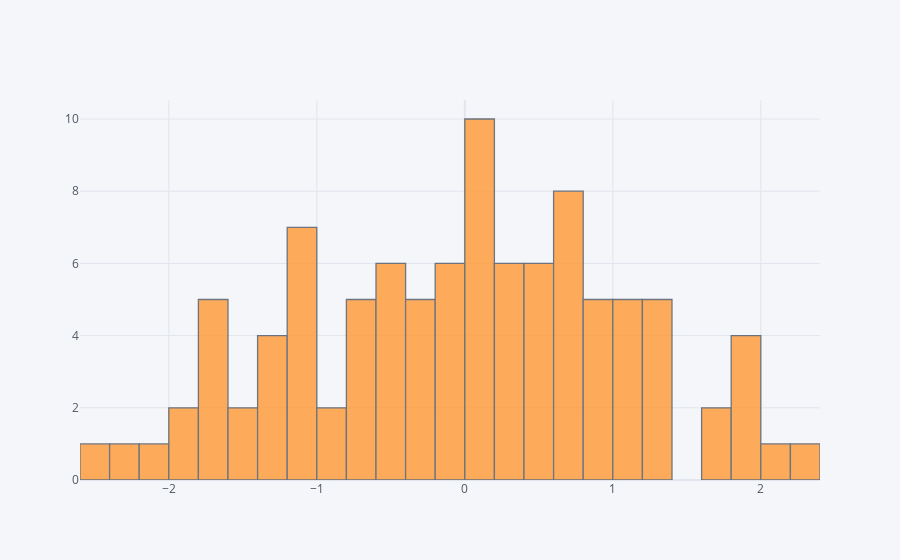

Notebook code for this chart:
### Markdown cell above
## histogram

### Code cell
df['A'].iplot(kind='hist',bins=25)

### Figure 1 — Plotly figure (JSON) as saved in the notebook; plotly's stock layout.template omitted (floating-point values rounded to 4 significant figures)
{"data": [{"histfunc": "count", "histnorm": "", "marker": {"color": "rgba(255, 153, 51, 1.0)", "line": {"color": "#4D5663", "width": 1.3}}, "name": "A", "nbinsx": 25, "opacity": 0.8, "orientation": "v", "type": "histogram", "x": [0.106, 0.2075, -1.039, -0.6837, 0.3712, 1.823, -2.262, -1.897, 1.229, -0.3574, -1.738, 0.5197, -0.06789, -0.4019, -0.4337, -1.166, 1.191, 0.4389, 0.03078, 1.936, -0.3708, -0.2292, 0.5689, -1.706, 0.07571, 0.9264, 2.11, 0.07057, -1.374, 0.9831, -0.612, 0.1567, -0.01845, -1.411, -1.084, 0.1501, 0.1562, 0.6716, -2.583, -0.9396, 0.3033, -0.0177, 0.9946, -2.048, 0.3553, 0.7309, -0.01891, 0.5259, -0.7578, 0.02127, 0.6076, -0.5912, 0.6267, 2.26, -0.4096, -1.1, -1.724, 0.6186, 1.216, 0.5127, 1.147, 0.07781, 0.3581, 1.101, -0.8162, 1.621, 0.05009, 0.9337, -1.924, 0.8298, -0.319, -1.629, 0.7937, -1.141, 1.032, 1.628, 1.883, -1.311, -0.6231, -0.1515, 0.4884, -1.245, -1.759, 0.3293, 0.7329, 1.948, 0.6653, -0.6798, -1.46, -0.5061, 1.326, 1.282, -0.03847, -1.06, 1.097, -1.061, -0.5626, 1.376, -0.3002, -1.297]}], "layout": {"barmode": "overlay", "legend": {"bgcolor": "#F5F6F9", "font": {"color": "#4D5663"}}, "paper_bgcolor": "#F5F6F9", "plot_bgcolor": "#F5F6F9", "title": {"font": {"color": "#4D5663"}}, "xaxis": {"gridcolor": "#E1E5ED", "showgrid": true, "tickfont": {"color": "#4D5663"}, "title": {"font": {"color": "#4D5663"}, "text": ""}, "zerolinecolor": "#E1E5ED"}, "yaxis": {"gridcolor": "#E1E5ED", "showgrid": true, "tickfont": {"color": "#4D5663"}, "title": {"font": {"color": "#4D5663"}, "text": ""}, "zerolinecolor": "#E1E5ED"}}}
